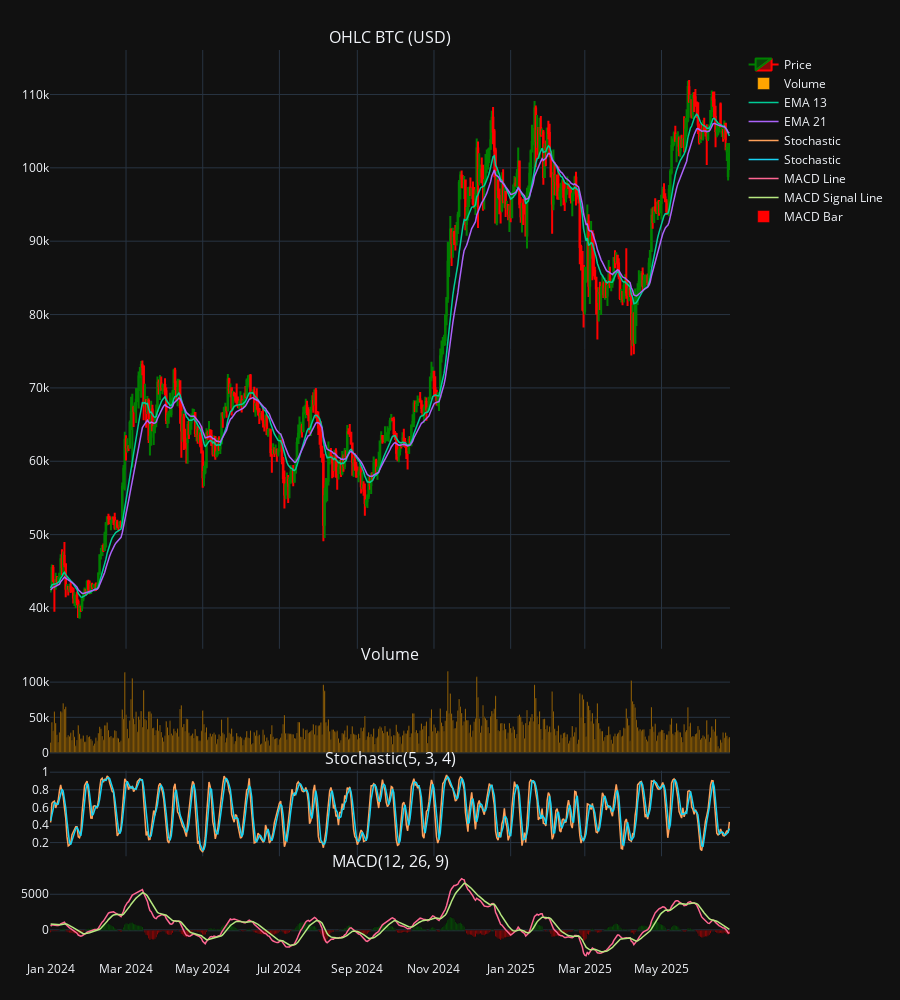

Here is the notebook cell this chart was saved with:
### Code cell
import plotly.graph_objects as go
from plotly.subplots import make_subplots

df_visualize = df[df['date'] >= '2024-01-01']

# Create subplot with 2 rows (OHLC and Volume)
fig = make_subplots(rows=4, cols=1, 
                    shared_xaxes=True, 
                    vertical_spacing=0.02,
                    row_heights=[0.7, 0.1, 0.1, 0.1],
                    subplot_titles=("OHLC BTC (USD)", "Volume", "Stochastic(5, 3, 4)", "MACD(12, 26, 9)"))

# ===================================================================
# PLOT CANDLESTICK
# ===================================================================
fig.add_trace(go.Candlestick(
    x=df_visualize['date'],
    open=df_visualize['open'],
    high=df_visualize['high'],
    low=df_visualize['low'],
    close=df_visualize['close'],
    name="Price",
    increasing_line_color='green',
    decreasing_line_color='red'
), row=1, col=1)


# ===================================================================
# PLOT VOLUME BAR
# ===================================================================
fig.add_trace(go.Bar(
    x=df_visualize['date'],
    y=df_visualize['volume'],
    name="Volume",
    marker_color='orange'
), row=2, col=1)


# ===================================================================
# PLOT EMA
# ===================================================================
fig.add_trace(
    go.Scatter(
        x=df_visualize['date'],
        y=df_visualize['ema_13'],
        mode='lines',
        name="EMA 13",
        line={'width': 1.5},
    ), row=1, col=1
)

fig.add_trace(
    go.Scatter(
        x=df_visualize['date'],
        y=df_visualize['ema_21'],
        mode='lines',
        name="EMA 21",
        line={'width': 1.5},
    ), row=1, col=1
)

# ===================================================================
# PLOT STOCHASTIC
# ===================================================================
fig.add_trace(
    go.Scatter(
        x=df_visualize['date'],
        y=df_visualize['stochastic_percentage_k'],
        mode='lines',
        name="Stochastic",
        line={'width': 1.5},
    ), row=3, col=1
)

fig.add_trace(
    go.Scatter(
        x=df_visualize['date'],
        y=df_visualize['stochastic_percentage_d'],
        mode='lines',
        name="Stochastic",
        line={'width': 1.5},
    ), row=3, col=1
)

# ===================================================================
# PLOT MACD
# ===================================================================
fig.add_trace(
    go.Scatter(
        x=df_visualize['date'],
        y=df_visualize['macd'],
        mode='lines',
        name="MACD Line",
        line={'width': 1.5},
    ), row=4, col=1
)

fig.add_trace(
    go.Scatter(
        x=df_visualize['date'],
        y=df_visualize['macd_signal_line'],
        mode='lines',
        name="MACD Signal Line",
        line={'width': 1.5},
    ), row=4, col=1
)

colors = ['green' if val >= 0 else 'red' for val in df_visualize['macd_bar']]
fig.add_trace(
    go.Bar(
        x=df_visualize['date'], 
        y=df_visualize['macd_bar'], 
        name='MACD Bar', 
        marker_color=colors
    ), row=4, col=1
)

# Layout adjustments
fig.update_layout(
    # title=title,
    xaxis_rangeslider_visible=False,
    template='plotly_dark',
    height=1000,
    margin=dict(l=50, r=25, t=50, b=40)
)

fig.show()
fig.write_image("btc_monthly_ta.jpeg", width=1200, height=800, scale=2)

### Figure 1 — Plotly figure (JSON) as saved in the notebook; plotly's stock layout.template omitted (floating-point values rounded to 4 significant figures; data arrays with more than 128 entries replaced by an {"elided": "..."} marker saying what was removed)
{"data": [{"close": {"elided": "541 float values"}, "decreasing": {"line": {"color": "red"}}, "high": {"elided": "541 float values"}, "increasing": {"line": {"color": "green"}}, "low": {"elided": "541 float values"}, "name": "Price", "open": {"elided": "541 float values"}, "type": "candlestick", "x": {"elided": "541 str values"}, "xaxis": "x", "yaxis": "y"}, {"marker": {"color": "orange"}, "name": "Volume", "type": "bar", "x": {"elided": "541 str values"}, "xaxis": "x2", "y": {"elided": "541 float values"}, "yaxis": "y2"}, {"line": {"width": 1.5}, "mode": "lines", "name": "EMA 13", "type": "scatter", "x": {"elided": "541 str values"}, "xaxis": "x", "y": {"elided": "541 float values"}, "yaxis": "y"}, {"line": {"width": 1.5}, "mode": "lines", "name": "EMA 21", "type": "scatter", "x": {"elided": "541 str values"}, "xaxis": "x", "y": {"elided": "541 float values"}, "yaxis": "y"}, {"line": {"width": 1.5}, "mode": "lines", "name": "Stochastic", "type": "scatter", "x": {"elided": "541 str values"}, "xaxis": "x3", "y": {"elided": "541 float values"}, "yaxis": "y3"}, {"line": {"width": 1.5}, "mode": "lines", "name": "Stochastic", "type": "scatter", "x": {"elided": "541 str values"}, "xaxis": "x3", "y": {"elided": "541 float values"}, "yaxis": "y3"}, {"line": {"width": 1.5}, "mode": "lines", "name": "MACD Line", "type": "scatter", "x": {"elided": "541 str values"}, "xaxis": "x4", "y": {"elided": "541 float values"}, "yaxis": "y4"}, {"line": {"width": 1.5}, "mode": "lines", "name": "MACD Signal Line", "type": "scatter", "x": {"elided": "541 str values"}, "xaxis": "x4", "y": {"elided": "541 float values"}, "yaxis": "y4"}, {"marker": {"color": {"elided": "541 str values"}}, "name": "MACD Bar", "type": "bar", "x": {"elided": "541 str values"}, "xaxis": "x4", "y": {"elided": "541 float values"}, "yaxis": "y4"}], "layout": {"annotations": [{"font": {"size": 16}, "showarrow": false, "text": "OHLC BTC (USD)", "x": 0.5, "xanchor": "center", "xref": "paper", "y": 1, "yanchor": "bottom", "yref": "paper"}, {"font": {"size": 16}, "showarrow": false, "text": "Volume", "x": 0.5, "xanchor": "center", "xref": "paper", "y": 0.322, "yanchor": "bottom", "yref": "paper"}, {"font": {"size": 16}, "showarrow": false, "text": "Stochastic(5, 3, 4)", "x": 0.5, "xanchor": "center", "xref": "paper", "y": 0.208, "yanchor": "bottom", "yref": "paper"}, {"font": {"size": 16}, "showarrow": false, "text": "MACD(12, 26, 9)", "x": 0.5, "xanchor": "center", "xref": "paper", "y": 0.094, "yanchor": "bottom", "yref": "paper"}], "height": 1000, "margin": {"b": 40, "l": 50, "r": 25, "t": 50}, "xaxis": {"anchor": "y", "domain": [0, 1], "matches": "x4", "rangeslider": {"visible": false}, "showticklabels": false}, "xaxis2": {"anchor": "y2", "domain": [0, 1], "matches": "x4", "showticklabels": false}, "xaxis3": {"anchor": "y3", "domain": [0, 1], "matches": "x4", "showticklabels": false}, "xaxis4": {"anchor": "y4", "domain": [0, 1]}, "yaxis": {"anchor": "x", "domain": [0.342, 1]}, "yaxis2": {"anchor": "x2", "domain": [0.228, 0.322]}, "yaxis3": {"anchor": "x3", "domain": [0.114, 0.208]}, "yaxis4": {"anchor": "x4", "domain": [0, 0.094]}}}
